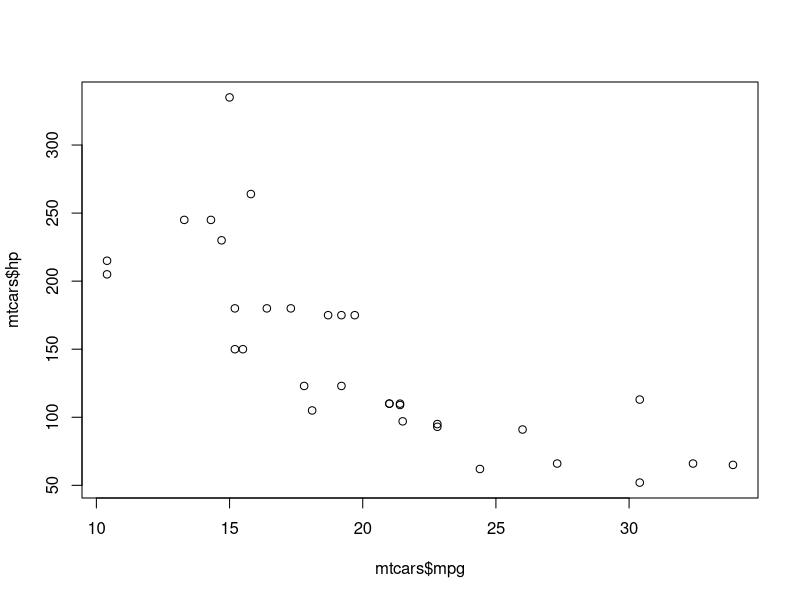
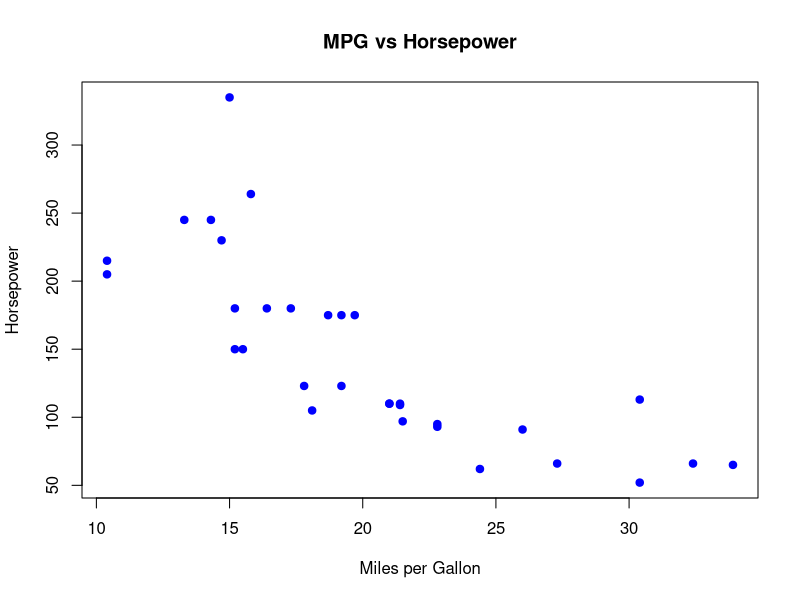
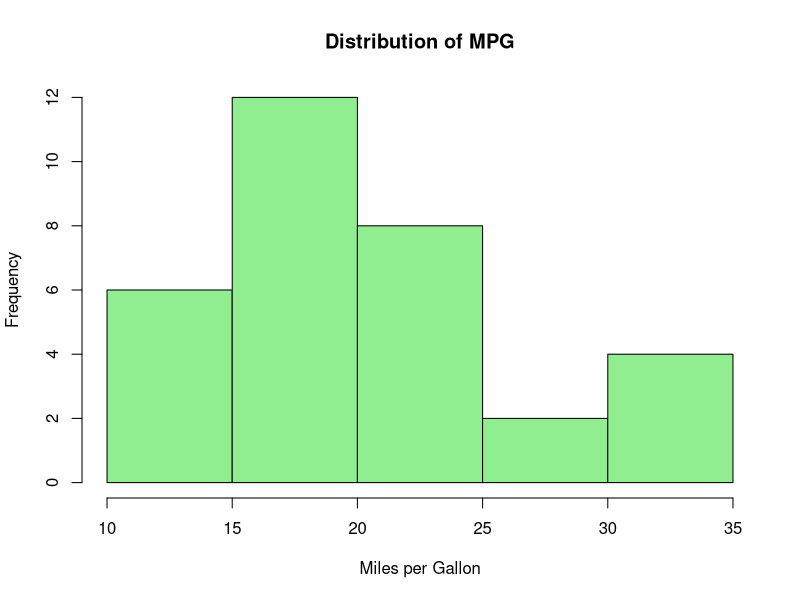
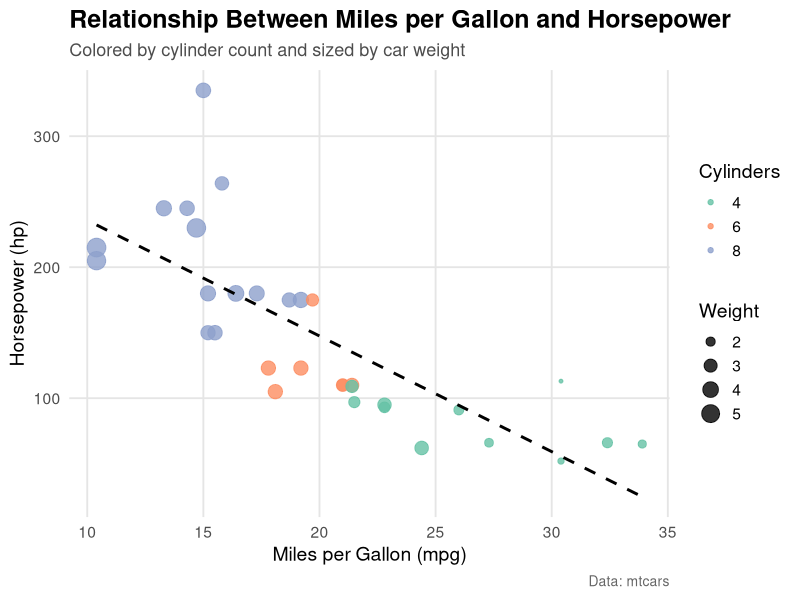
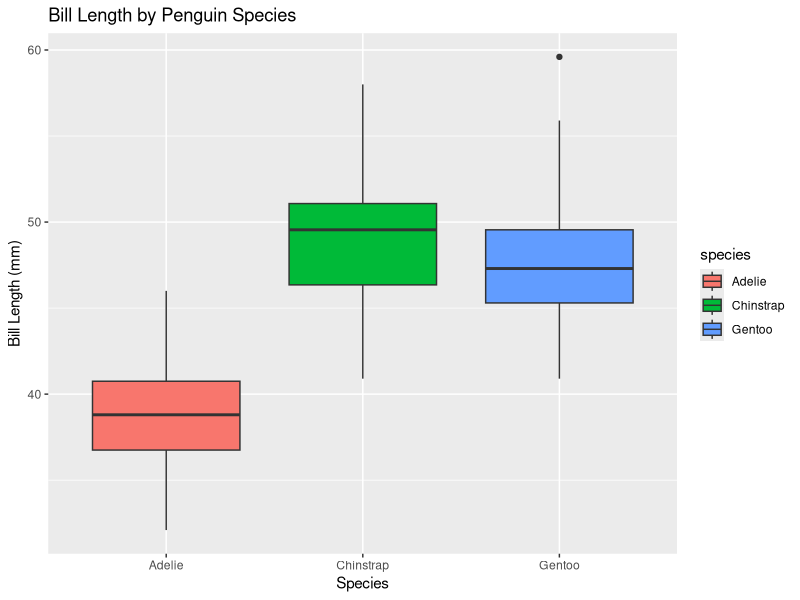
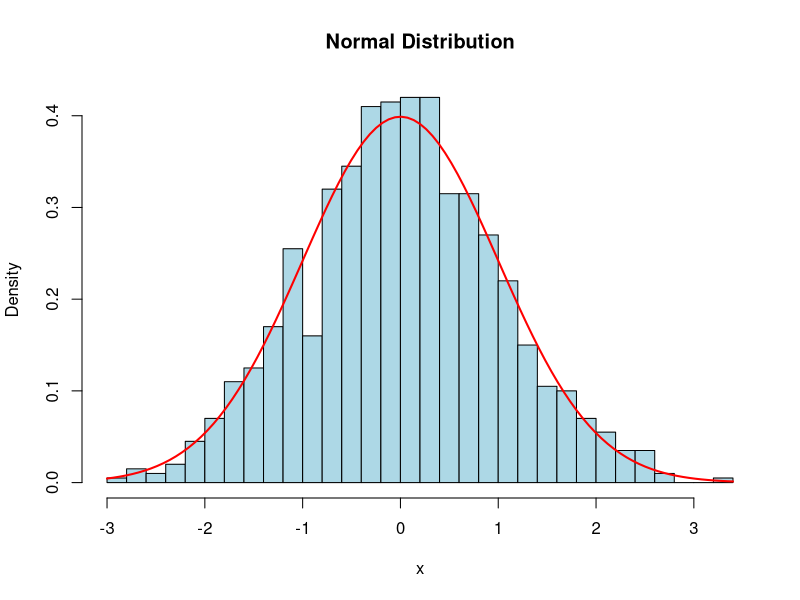

The R source for these figures, in order:
## ---- chunk 1
mtcars
## ---- chunk 2
summary(mtcars)
## ---- chunk 3
plot(mtcars$mpg, mtcars$hp)
## ---- chunk 4
plot(mtcars$mpg, mtcars$hp,
    main = "MPG vs Horsepower",
    xlab = "Miles per Gallon",
    ylab = "Horsepower",
    col = "blue",
    pch = 19)
## ---- chunk 5
hist(mtcars$mpg,
    main = "Distribution of MPG",
    xlab = "Miles per Gallon",
    col = "lightgreen",
    border = "black")
## ---- chunk 6
library(ggplot2)

ggplot(mtcars, aes(x = mpg, y = hp)) +
  geom_point(
    aes(color = factor(cyl), size = wt),
    alpha = 0.8
  ) +
  geom_smooth(method = "lm", se = FALSE, color = "black", linetype = "dashed") +
  scale_color_brewer(palette = "Set2", name = "Cylinders") +
  scale_size_continuous(name = "Weight") +
  labs(
    title = "Relationship Between Miles per Gallon and Horsepower",
    subtitle = "Colored by cylinder count and sized by car weight",
    x = "Miles per Gallon (mpg)",
    y = "Horsepower (hp)",
    caption = "Data: mtcars"
  ) +
  theme_minimal(base_size = 14) +
  theme(
    plot.title = element_text(face = "bold", size = 18),
    plot.subtitle = element_text(size = 13, color = "gray30"),
    plot.caption = element_text(size = 10, color = "gray40"),
    panel.grid.minor = element_blank(),
    panel.grid.major = element_line(color = "gray90"),
    legend.position = "right"
  )
## ---- chunk 7
library(tidyverse)
library(palmerpenguins) #example dataset built in r
## ---- chunk 8
str(penguins) 
head(penguins)
## ---- chunk 9

penguins_clean <- penguins %>%
  mutate(
    bill_ratio = bill_length_mm / bill_depth_mm  # create a new variable
  ) %>%
  drop_na(bill_length_mm, bill_depth_mm, bill_ratio)  # removes rows with NAs

penguins_clean
## ---- chunk 10
penguins_filtered <- penguins_clean %>%
  filter(bill_length_mm > 30)
## ---- chunk 11
ggplot(penguins_filtered, aes(x = species, y = bill_length_mm, fill = species)) +
  geom_boxplot() +
  labs(
    title = "Bill Length by Penguin Species",
    x = "Species",
    y = "Bill Length (mm)"
  )
## ---- chunk 12
set.seed(123)  # for reproducibility

x <- rnorm(1000, mean = 0, sd = 1)
## ---- chunk 13
# Histogram of data
hist(x, breaks = 30, probability = TRUE,
     main = "Normal Distribution", col = "lightblue")

# Density function overlay
curve(dnorm(x, mean = 0, sd = 1), add = TRUE, col = "red", lwd = 2)
## ---- chunk 14
pnorm(1.96, mean = 0, sd = 1)
## ---- chunk 15
qnorm(0.975, mean = 0, sd = 1)
